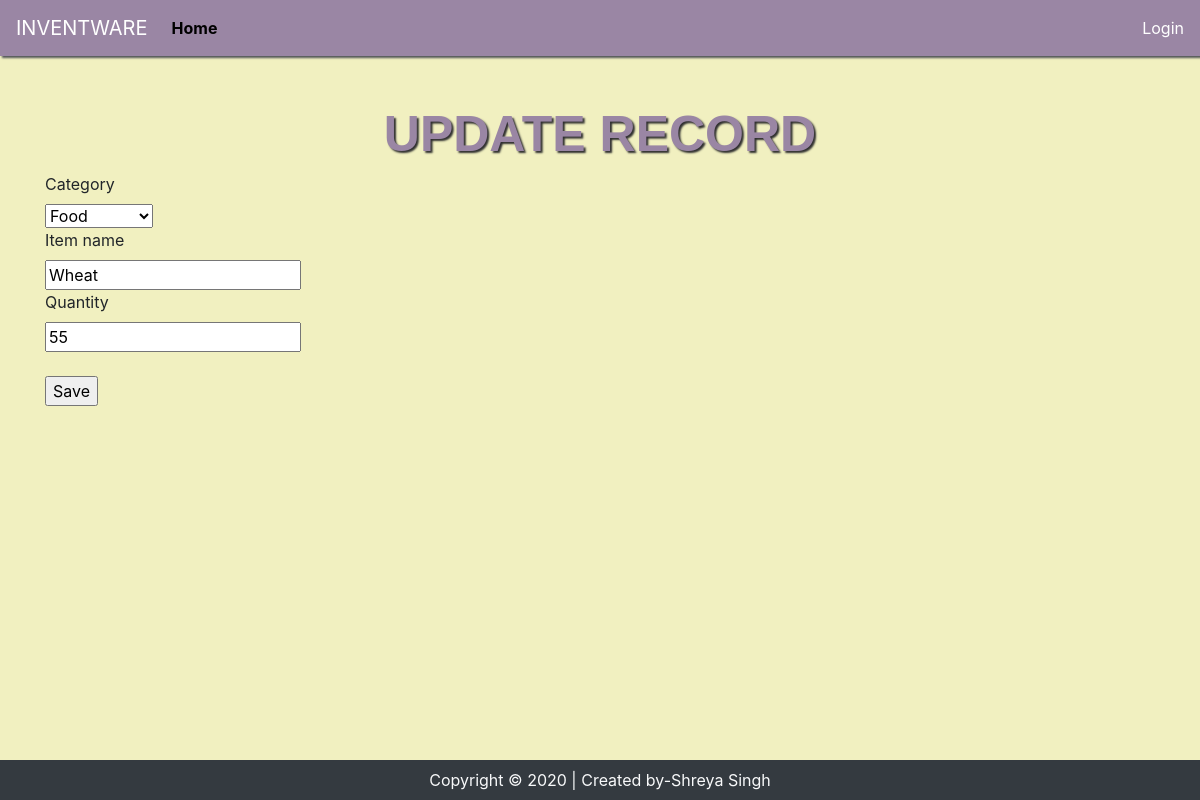
Screenshot of /update_items/13/ with the database file from the repository.
### inventory_mgmt/models.py (models this page shows, shortened)
class Stock(models.Model):
	user = models.ForeignKey(User, related_name='User', on_delete=models.CASCADE,default="")
	category = models.ForeignKey(Category, on_delete=models.CASCADE,blank=True)
	item_name = models.CharField(max_length=50, blank=True, null=True)
	quantity = models.IntegerField(default='0', blank=True, null=True)
	receive_quantity = models.IntegerField(default='0', blank=True, null=True)
	receive_by = models.CharField(max_length=50, blank=True, null=True)
	issue_quantity = models.IntegerField(default='0', blank=True, null=True)
	issue_by = models.CharField(max_length=50, blank=True, null=True)
	issue_to = models.CharField(max_length=50, blank=True, null=True)
	phone_number = models.CharField(max_length=50, blank=True, null=True)
	created_by = models.CharField(max_length=50, blank=True, null=True)
	reorder_level = models.IntegerField(default='0', blank=True, null=True)
	last_updated = models.DateTimeField(auto_now_add=False, auto_now=True)
	timestamp = models.DateTimeField(auto_now=False, auto_now_add=True)

### inventory_mgmt/views.py (the view)
# urls.py: path('update_items/<str:pk>/', views.update_items, name="update_items"),
def update_items(request, pk):
	queryset = Stock.objects.get(id=pk)
	form = StockUpdateForm(instance=queryset)
	if request.method == 'POST':
		form = StockUpdateForm(request.POST, instance=queryset)
		if form.is_valid():
			form.save()
			messages.success(request, 'Updated Successfully')
			return redirect('/list_item')
	context = {
		'form':form
	}
	return render(request, 'update_items.html', context)

### inventory_mgmt/forms.py
class StockUpdateForm(forms.ModelForm):
    class Meta:
      model = Stock
      fields = ['category', 'item_name', 'quantity']

### inventory_mgmt/models.py (called while the page is built)
	def __str__(self):
		return self.name

### inventory_mgmt/templates/update_items.html (shortened to what this page needs)
{% load static %}
{% load crispy_forms_tags %}
<!DOCTYPE html>
<html lang="en">
<head>
  <link rel="stylesheet" href="https://stackpath.bootstrapcdn.com/bootstrap/4.4.1/css/bootstrap.min.css">
  <link href="{% static 'css/style.css' %}" rel="stylesheet">
</head>
<body>
{% include 'navbar.html'%}
<main role="main" class="container mt-5">
      <h2 class="header">UPDATE RECORD</h2>
      <form method='POST' action=''>{% csrf_token %}
		    {{form|crispy}}
        <br>
        <input type="submit" id="sub_button" value='Save'/>
      </form>
</main>
  <footer class="bg-dark text-light position-absolute fixed-bottom">
    <p class="text-center py-2 my-0">
    Copyright &copy; 2020 | Created by-Shreya Singh
  </footer>
</body>
</html>

### static/css/style.css (style rules this page uses)
body { background-color: #F1F0C0; background-size: cover; }
.header { font-family: helvetica; color: #9A86A4; font-size: 50px; text-align: center; width: 100%; text-shadow: 2px 2px 2px #2f2f2f; display: block; font-weight: bolder; }

### rows the page displays
Stock: category "Food", item_name "Wheat", quantity "55"
